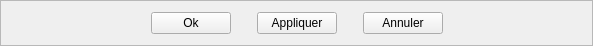
                    <widget class="QFrame" name="frame">
                        <property name="geometry">
                            <rect>
                                <x>0</x>
                                <y>230</y>
                                <width>593</width>
                                <height>44</height>
                            </rect>
                        </property>
                        <property name="sizePolicy">
                            <sizepolicy hsizetype="Preferred" vsizetype="Fixed">
                                <horstretch>0</horstretch>
                                <verstretch>0</verstretch>
                            </sizepolicy>
                        </property>
                        <property name="frameShape">
                            <enum>QFrame::StyledPanel</enum>
                        </property>
                        <property name="frameShadow">
                            <enum>QFrame::Raised</enum>
                        </property>
                        <layout class="QHBoxLayout" name="horizontalLayout">
                            <item>
                                <spacer name="horizontalSpacer">
                                    <property name="orientation">
                                        <enum>Qt::Horizontal</enum>
                                    </property>
                                    <property name="sizeHint" stdset="0">
                                        <size>
                                            <width>130</width>
                                            <height>20</height>
                                        </size>
                                    </property>
                                </spacer>
                            </item>
                            <item>
                                <widget class="QPushButton" name="ButtonOk">
                                    <property name="toolTip">
                                        <string>Sauvegarde Et ferme La fenêtre</string>
                                    </property>
                                    <property name="text">
                                        <string>Ok</string>
                                    </property>
                                </widget>
                            </item>
                            <item>
                                <spacer name="horizontalSpacer_2">
                                    <property name="orientation">
                                        <enum>Qt::Horizontal</enum>
                                    </property>
                                    <property name="sizeType">
                                        <enum>QSizePolicy::Preferred</enum>
                                    </property>
                                    <property name="sizeHint" stdset="0">
                                        <size>
                                            <width>20</width>
                                            <height>20</height>
                                        </size>
                                    </property>
                                </spacer>
                            </item>
                            <item>
                                <widget class="QPushButton" name="ButtonApply">
                                    <property name="toolTip">
                                        <string>Sauvegarde sans fermer la fenêtre</string>
                                    </property>
                                    <property name="text">
                                        <string>Appliquer</string>
                                    </property>
                                </widget>
                            </item>
                            <item>
                                <spacer name="horizontalSpacer_3">
                                    <property name="orientation">
                                        <enum>Qt::Horizontal</enum>
                                    </property>
                                    <property name="sizeType">
                                        <enum>QSizePolicy::Preferred</enum>
                                    </property>
                                    <property name="sizeHint" stdset="0">
                                        <size>
                                            <width>20</width>
                                            <height>20</height>
                                        </size>
                                    </property>
                                </spacer>
                            </item>
                            <item>
                                <widget class="QPushButton" name="ButtonCancel">
                                    <property name="toolTip">
                                        <string>Ferme la fenêtre sans sauvegarder</string>
                                    </property>
                                    <property name="text">
                                        <string>Annuler</string>
                                    </property>
                                </widget>
                            </item>
                            <item>
                                <spacer name="horizontalSpacer_4">
                                    <property name="orientation">
                                        <enum>Qt::Horizontal</enum>
                                    </property>
                                    <property name="sizeHint" stdset="0">
                                        <size>
                                            <width>130</width>
                                            <height>20</height>
                                        </size>
                                    </property>
                                </spacer>
                            </item>
                        </layout>
                    </widget>
